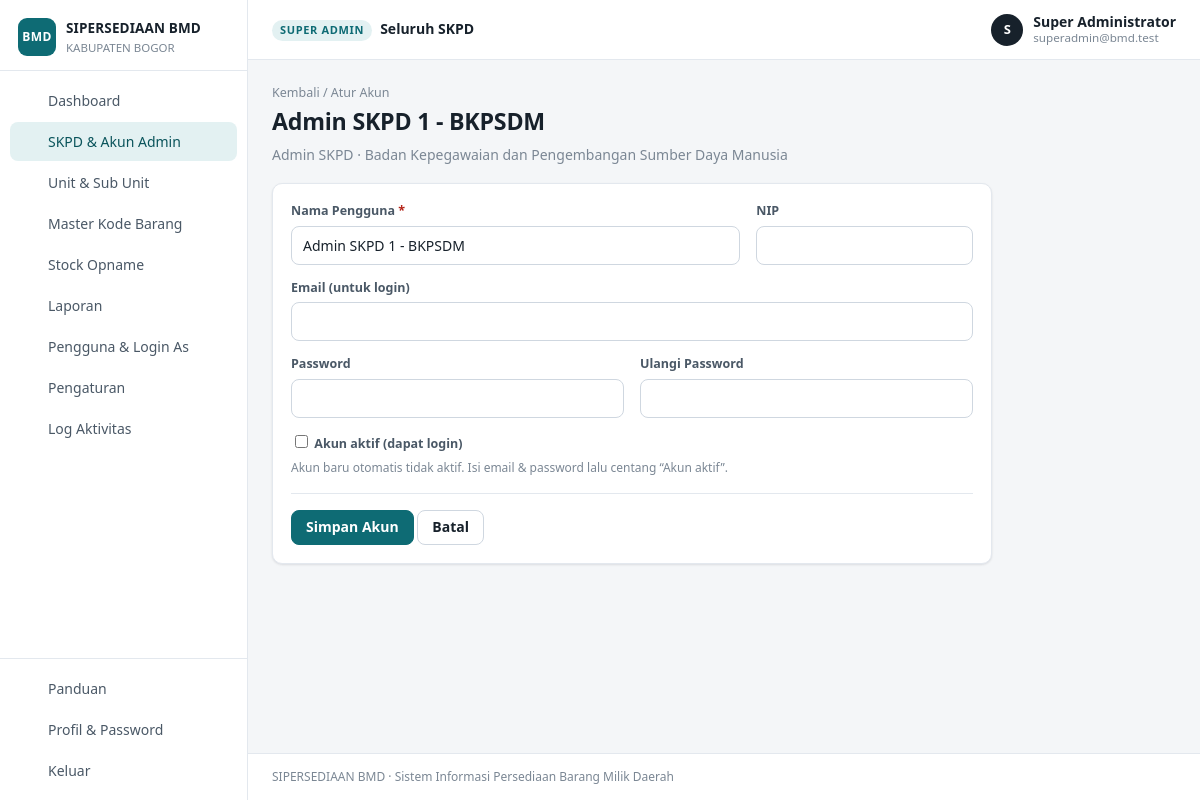
Page /index.php?page=akun&id=136 (signed in) on the committed database.
### tables this page shows
CREATE TABLE users (
  id          INT UNSIGNED NOT NULL AUTO_INCREMENT PRIMARY KEY,
  nama        VARCHAR(150) NOT NULL,
  nip         VARCHAR(30)  NULL,
  email       VARCHAR(150) NULL,
  password    VARCHAR(255) NULL,
  role        ENUM('superadmin','admin_skpd','admin','operator') NOT NULL,
  skpd_id     INT UNSIGNED NULL,
  unit_id     INT UNSIGNED NULL,
  slot        TINYINT UNSIGNED NOT NULL DEFAULT 1,
  is_active   TINYINT(1) NOT NULL DEFAULT 0,
  last_login  DATETIME NULL,
  created_at  DATETIME NOT NULL DEFAULT CURRENT_TIMESTAMP,
  updated_at  DATETIME NULL ON UPDATE CURRENT_TIMESTAMP,
  UNIQUE KEY uk_email (email),
  KEY idx_skpd (skpd_id),
  KEY idx_unit (unit_id),
  CONSTRAINT fk_user_skpd FOREIGN KEY (skpd_id) REFERENCES skpd(id)       ON DELETE CASCADE,
  CONSTRAINT fk_user_unit FOREIGN KEY (unit_id) REFERENCES unit_kerja(id) ON DELETE CASCADE
);

CREATE TABLE skpd (
  id          INT UNSIGNED NOT NULL AUTO_INCREMENT PRIMARY KEY,
  kode        VARCHAR(30)  NULL,
  nama        VARCHAR(200) NOT NULL,
  lokasi      VARCHAR(255) NULL,
  pic         VARCHAR(150) NULL,
  email       VARCHAR(150) NULL,
  telp        VARCHAR(50)  NULL,
  created_at  DATETIME NOT NULL DEFAULT CURRENT_TIMESTAMP,
  updated_at  DATETIME NULL ON UPDATE CURRENT_TIMESTAMP
);

### index.php (called while the page is built, shortened)
<?php
require_login();
$page = isset($_GET['page']) ? preg_replace('/[^a-z_]/', '', $_GET['page']) : 'dashboard';
require __DIR__ . '/pages/' . $page . '.php';

### core/helpers.php (called while the page is built, shortened)
<?php
function e($s)
{
    return htmlspecialchars((string)$s, ENT_QUOTES, 'UTF-8');
}
function url($page = 'dashboard', array $params = [])
{
    $params = array_merge(['page' => $page], $params);
    return 'index.php?' . http_build_query($params);
}
function input($key, $default = null)
{
    if (isset($_GET[$key])) return is_string($_GET[$key]) ? trim($_GET[$key]) : $_GET[$key];
    return $default;
}
function input_int($key, $default = 0)
{
    $v = input($key, null);
    return ($v === null || $v === '') ? $default : (int)$v;
}
function setting($key, $default = '')
{
    static $cache = null;
    if ($cache === null) {
        $cache = [];
        foreach (rows('SELECT kunci, nilai FROM pengaturan') as $r) $cache[$r['kunci']] = $r['nilai'];
    }
    return (isset($cache[$key]) && $cache[$key] !== '') ? $cache[$key] : $default;
}
function role_label($role, $unitLevel = null)
{
    switch ($role) {
        case 'superadmin': return 'Super Admin';
        case 'admin_skpd': return 'Admin SKPD';
    }
    return $role;
}

### core/db.php (called while the page is built, shortened)
<?php
function db()
{
    static $conn = null;
    if ($conn === null) {
        try {
            $conn = new mysqli(DB_HOST, DB_USER, DB_PASS, DB_NAME, (int)DB_PORT);
            $conn->set_charset('utf8mb4');
            $conn->query("SET time_zone = '+07:00'");
        } catch (mysqli_sql_exception $e) {
            http_response_code(500);
            echo '<div style="font-family:sans-serif;max-width:640px;margin:60px auto;padding:24px;border:1px solid #f1c0c0;border-radius:8px;background:#fff7f7">'
                . '<h2 style="margin-top:0;color:#b42318">Koneksi database gagal</h2>'
                . '<p>Periksa pengaturan <code>DB_HOST</code>, <code>DB_USER</code>, <code>DB_PASS</code>, <code>DB_NAME</code> pada file <code>config.php</code> '
                . 'dan pastikan database sudah diimpor dari folder <code>database/</code>.</p>'
                . (APP_DEBUG ? '<pre style="white-space:pre-wrap">' . htmlspecialchars($e->getMessage()) . '</pre>' : '')
                . '</div>';
            exit;
        }
    }
    return $conn;
}
function q($sql, array $params = [])
{
    $stmt = db()->prepare($sql);
    if ($params) {
        $types = '';
        $vals = [];
        foreach ($params as $p) {
            if (is_int($p) || is_bool($p)) { $types .= 'i'; $vals[] = (int)$p; }
            elseif (is_float($p)) { $types .= 'd'; $vals[] = $p; }
            elseif ($p === null) { $types .= 's'; $vals[] = null; }
            else { $types .= 's'; $vals[] = (string)$p; }
        }
        $refs = [];
        foreach ($vals as $k => $v) { $refs[$k] = &$vals[$k]; }
        array_unshift($refs, $types);
        call_user_func_array([$stmt, 'bind_param'], $refs);
    }
    $stmt->execute();
    return $stmt;
}
function rows($sql, array $params = [])
{
    $stmt = q($sql, $params);
    $res = $stmt->get_result();
    $out = $res ? $res->fetch_all(MYSQLI_ASSOC) : [];
    return $out;
}
function row($sql, array $params = [])
{
    $r = rows($sql, $params);
    return $r ? $r[0] : null;
}

### core/auth.php (called while the page is built, shortened)
<?php
function user()
{
    static $u = false;
    if ($u !== false) return $u;
    $u = null;
    if (!empty($_SESSION['uid'])) {
        $u = row('SELECT u.*, uk.level AS unit_level, uk.nama AS unit_nama, uk.parent_id AS unit_parent_id,
                         COALESCE(s1.nama, s2.nama) AS skpd_nama, COALESCE(u.skpd_id, uk.skpd_id) AS skpd_ref
                  FROM users u
                  LEFT JOIN unit_kerja uk ON uk.id = u.unit_id
                  LEFT JOIN skpd s1 ON s1.id = u.skpd_id
                  LEFT JOIN skpd s2 ON s2.id = uk.skpd_id
                  WHERE u.id = ? AND (u.is_active = 1 OR ?)', [(int)$_SESSION['uid'], impersonator_id() ? 1 : 0]);
        if ($u) {
            $u['id'] = (int)$u['id'];
            $u['unit_id'] = $u['unit_id'] ? (int)$u['unit_id'] : null;
            $u['skpd_id'] = $u['skpd_ref'] ? (int)$u['skpd_ref'] : null;
        } else {
            unset($_SESSION['uid']);
        }
    }
    return $u;
}
function require_login()
{
    if (!user()) {
        if (is_ajax()) json_out(['ok' => false, 'msg' => 'Sesi berakhir, silakan login kembali.'], 401);
        redirect('login.php');
    }
}
function impersonator_id()
{
    return (int)($_SESSION['impersonator'] ?? 0);
}

### core/org.php (called while the page is built, shortened)
<?php
function can_manage_account(array $target, $u = null)
{
    $u = $u ?: user();
    if ($u['role'] === 'superadmin') return true;
    return false;
}

### pages/akun.php (the view, shortened to what this page needs)
<?php
$id = input_int('id');
$a = row('SELECT u.*, uk.nama AS unit_nama, uk.level AS unit_level, uk.skpd_id AS unit_skpd, s.nama AS skpd_nama
          FROM users u LEFT JOIN unit_kerja uk ON uk.id=u.unit_id LEFT JOIN skpd s ON s.id=COALESCE(u.skpd_id, uk.skpd_id) WHERE u.id=?', [$id]);
$back = $a['role'] === 'admin_skpd' ? url('skpd_form', ['id' => $a['skpd_id']]) : url('unit_form', ['id' => $a['unit_id']]);
include BASE_PATH . '/views/header.php';
?>
<div class="page-head">
  <div>
    <div class="breadcrumb"><a href="<?= e($back) ?>">Kembali</a> / Atur Akun</div>
    <h1><?= e($a['nama']) ?></h1>
    <p><?= e(role_label($a['role'], $a['unit_level'])) ?> · <?= e($a['unit_nama'] ?: $a['skpd_nama']) ?></p>
  </div>
</div>
<div class="card" style="max-width:720px">
  <div class="card-body">
    <form method="post" autocomplete="off">
      <div class="form-grid">
        <div class="field col-8"><label>Nama Pengguna <span class="req">*</span></label><input type="text" name="nama" value="<?= e($a['nama']) ?>" required></div>
        <div class="field col-4"><label>NIP</label><input type="text" name="nip" value="<?= e($a['nip']) ?>"></div>
        <div class="field col-12"><label>Email (untuk login)</label><input type="email" name="email" value="<?= e($a['email']) ?>" autocomplete="off"></div>
        <div class="field col-6"><label>Password <?= $a['password'] ? '<span class="muted">(kosongkan bila tidak diubah)</span>' : '' ?></label><input type="password" name="password" autocomplete="new-password"></div>
        <div class="field col-6"><label>Ulangi Password</label><input type="password" name="password2" autocomplete="new-password"></div>
        <div class="field col-12"><label class="check"><input type="checkbox" name="is_active" value="1" <?= $a['is_active'] ? 'checked' : '' ?>> Akun aktif (dapat login)</label>
          <div class="help">Akun baru otomatis tidak aktif. Isi email &amp; password lalu centang “Akun aktif”.</div></div>
      </div>
      <div class="divider"></div>
      <button class="btn" type="submit">Simpan Akun</button>
      <a class="btn btn-light" href="<?= e($back) ?>">Batal</a>
    </form>
  </div>
</div>
<?php include BASE_PATH . '/views/footer.php'; ?>

### views/header.php (shortened to what this page needs)
<?php
$u = user();
$curPage = $_GET['page'] ?? 'dashboard';
function icon($n)
{
    return '<svg class="ic" viewBox="0 0 24 24" fill="none" stroke="currentColor" stroke-width="1.8" stroke-linecap="round" stroke-linejoin="round" aria-hidden="true">' . ($p[$n] ?? '') . '</svg>';
}
$menu = [];
$menu[] = ['dashboard', 'Dashboard', 'home'];
if ($u['role'] === 'superadmin') {
    $menu[] = ['skpd', 'SKPD & Akun Admin', 'building'];
    $menu[] = ['unit', 'Unit & Sub Unit', 'tree'];
    $menu[] = ['kode', 'Master Kode Barang', 'code'];
    $menu[] = ['stock_opname', 'Stock Opname', 'lock'];
    $menu[] = ['laporan', 'Laporan', 'report'];
    $menu[] = ['pengguna', 'Pengguna & Login As', 'users'];
    $menu[] = ['pengaturan', 'Pengaturan', 'gear'];
    $menu[] = ['log', 'Log Aktivitas', 'list'];
} elseif ($u['role'] === 'admin_skpd') {
    $menu[] = ['unit', 'Unit & Sub Unit', 'tree'];
    $menu[] = ['stock_opname', 'Stock Opname', 'lock'];
    $menu[] = ['laporan', 'Laporan', 'report'];
}
$activeMap = ['skpd_form' => 'skpd', 'unit_form' => 'unit', 'akun' => ($u['role'] === 'superadmin' ? 'skpd' : 'unit'), 'kartu' => 'stok', 'transaksi_detail' => 'transaksi', 'kode_import' => 'kode'];
$active = $activeMap[$curPage] ?? $curPage;
$scopeLabel = $u['role'] === 'superadmin' ? 'Seluruh SKPD' : ($u['role'] === 'admin_skpd' ? $u['skpd_nama'] : $u['unit_nama']);
?><!doctype html>
<html lang="id">
<head>
<link rel="stylesheet" href="assets/app.css?v=3">
</head>
<body>
<div class="layout">
  <aside class="sidebar" id="sidebar">
    <div class="brand">
      <div class="brand-mark">BMD</div>
      <div>
        <div class="brand-name"><?= e(APP_NAME) ?></div>
        <div class="brand-sub"><?= e(setting('nama_pemda', 'Pemerintah Daerah')) ?></div>
      </div>
    </div>
    <nav class="nav">
      <?php foreach ($menu as $m): ?>
        <a href="<?= e(url($m[0])) ?>" class="<?= $active === $m[0] ? 'active' : '' ?>">
          <?= icon($m[2]) ?><span><?= e($m[1]) ?></span>
        </a>
      <?php endforeach; ?>
    </nav>
    <div class="nav nav-bottom">
      <a href="<?= e(url('panduan')) ?>" class="<?= $active === 'panduan' ? 'active' : '' ?>"><?= icon('help') ?><span>Panduan</span></a>
      <a href="<?= e(url('profil')) ?>" class="<?= $active === 'profil' ? 'active' : '' ?>"><?= icon('user') ?><span>Profil &amp; Password</span></a>
      <a href="logout.php"><?= icon('logout') ?><span>Keluar</span></a>
    </div>
  </aside>
  <div class="main">
    <header class="topbar">
      <div class="scope">
        <span class="scope-label"><?= e(role_label($u['role'], $u['unit_level'])) ?></span>
        <span class="scope-name"><?= e($scopeLabel) ?></span>
      </div>
      <div class="who">
        <div class="avatar"><?= e(mb_strtoupper(mb_substr($u['nama'], 0, 1))) ?></div>
        <div class="who-text"><b><?= e($u['nama']) ?></b><small><?= e($u['email']) ?></small></div>
      </div>
    </header>
    <main class="content">

### rows in the picture
users: role "Seluruh SKPD", nama "S", nama "Super Administrator", email "superadmin@bmd.test"
users: nama "Admin SKPD 1 - BKPSDM", skpd.nama "Badan Kepegawaian dan Pengembangan Sumber Daya Manusia"

### other values in the picture
APP_NAME "SIPERSEDIAAN BMD"
setting('nama_pemda', 'Pemerintah Daerah') "KABUPATEN BOGOR"
$m[1] "Dashboard"
$m[1] "SKPD & Akun Admin"
$m[1] "Unit & Sub Unit"
$m[1] "Master Kode Barang"
$m[1] "Stock Opname"
$m[1] "Laporan"
$m[1] "Pengguna & Login As"
$m[1] "Pengaturan"
$m[1] "Log Aktivitas"
role_label($u['role'], $u['unit_level']) "SUPER ADMIN"
role_label($a['role'], $a['unit_level']) "Admin SKPD"
APP_DESC "Sistem Informasi Persediaan Barang Milik Daerah"
